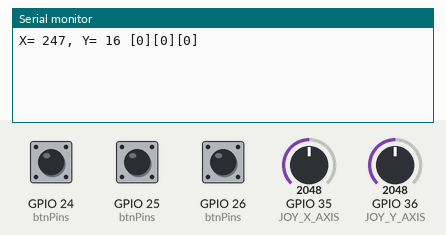
Simulated run of this sketch. Board: ESP32. On the bench: the last lines printed to the serial monitor. The inputs (shaded band) are chosen by the test bench; at power-on: GPIO 35 (JOY_X_AXIS) = 2048, GPIO 36 (JOY_Y_AXIS) = 2048, GPIO 24 (btnPins) HIGH, GPIO 25 (btnPins) HIGH, GPIO 26 (btnPins) HIGH.

Above: at 1.2 s.
1.3 s: GPIO 35 (JOY_X_AXIS) set to 2866
At 1.7 s:
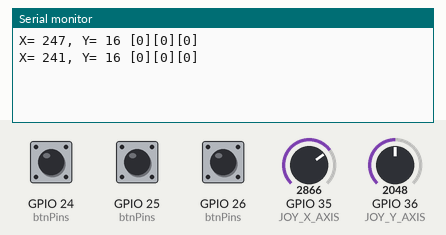
2.8 s: GPIO 36 (JOY_Y_AXIS) set to 2866
At 4.0 s:
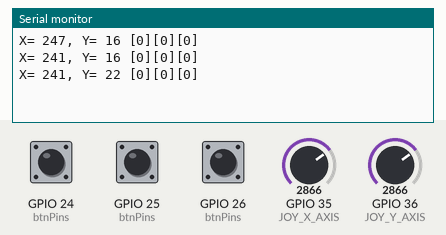
4.3 s: GPIO 24 (btnPins) pulled LOW for 0.15 s
At 5.6 s:
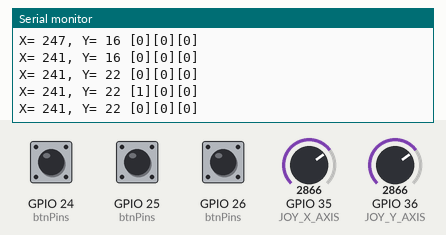
5.9 s: GPIO 25 (btnPins) pulled LOW for 0.15 s
At 7.1 s:
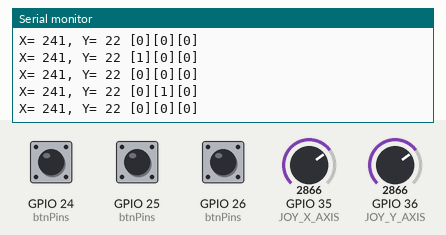
7.5 s: GPIO 26 (btnPins) pulled LOW for 0.15 s
At 8.5 s:
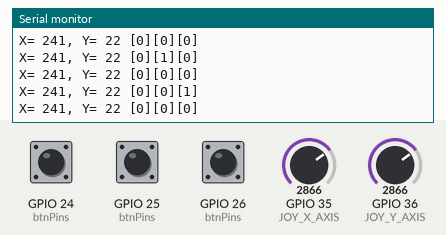
9.1 s: GPIO 35 (JOY_X_AXIS) set to 3603
At 9.6 s:
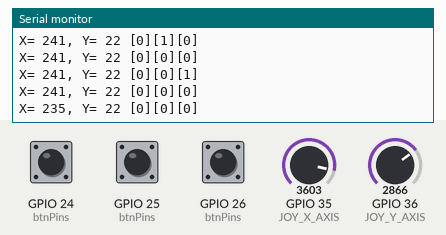
Timing chart, 0 to 11.6 s (numbered marks = the images above; inputs shaded):
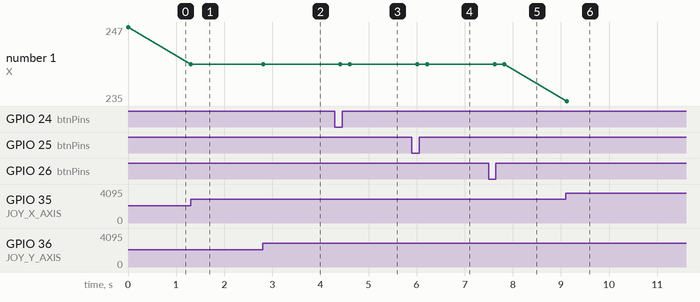

The sketch:

stick.ino
```cpp
#include "xts_dev_joystick.h"

Joystick joystick;

void setup() {
    joystick.setup();

    Serial.begin(115200);
}

void loop() {
    joystick.poll();

    if ( joystick.hasChangedState() ) {
        Serial.println( joystick.toString() );
    }

    delay(100);
}
```

xts_dev_joystick.cpp
```cpp
/**
 * Joystick class impl.
 *
 * Xtase - fgalliat @Mar 2020
 */

#include <Arduino.h>

#include "xts_dev_joystick.h"

// private symbols
bool Joystick::incDebounce(int idx) {
    if ( debounce[idx] >= debounceMax ) { return false; }
    debounce[idx]++;
    if ( debounce[idx] >= debounceMax ) { return true; }
    return false;
}

bool Joystick::decDebounce(int idx) {
    if ( debounce[idx] <= 0x00 ) { return false; }
    debounce[idx]--;
    if ( debounce[idx] <= 0x00 ) { return true; }
    return false;
}
uint8_t Joystick::readAxis(int pin) {
    int v = analogRead( pin );
    // v /= 128; // 0..1024 -> 0..8
    v = v >> 7; // div128 : 0..1024 -> 0..8
    return v;
}

// public symbols
Joystick::Joystick() {
    memset( debounce, 0x00, 2 + nbBtns );
    memset( states, 0x00, 2 + nbBtns );
    lastX = 3;
    lastY = 3;
}

bool Joystick::setup() {
    for(int i=0; i < nbBtns; i++) {
        pinMode( btnPins[i] , INPUT_PULLUP);
    }
    pinMode(JOY_X_AXIS, INPUT);
    pinMode(JOY_Y_AXIS, INPUT);
    return true;
}

// 0..7 - can be used w/o polling ....
uint8_t Joystick::readX() {
    return 7 - readAxis( JOY_X_AXIS );
}
uint8_t Joystick::readY() {
    return readAxis( JOY_Y_AXIS );
}

void Joystick::poll() {
    changedState = false;
    for(int i=0; i < nbBtns; i++) {
        if ( digitalRead( btnPins[i] ) == LOW ) {
            changedState |= incDebounce(2+i);
        } else {
            changedState |= decDebounce(2+i);
        }
    }
    uint8_t vx = readX();
    uint8_t vy = readY();
    debounce[0] = vx;
    debounce[1] = vy;

    if ( lastX != vx || lastY != vy ) {
        changedState = true;
        lastX = vx;
        lastY = vy;
    }

    states[0] = debounce[0];
    states[1] = debounce[1];
    for(int i=0; i < nbBtns; i++) {
        states[2+i] = debounce[2+i] >= debounceMax ? 1 : 0;
        // states[2+i] = debounce[2+i];
    }
}

uint8_t* Joystick::getState() { return states; }

bool Joystick::isDirLeft() {
    return states[0] <= 1;
}

bool Joystick::isDirRight() {
    return states[0] >= 6;
}

bool Joystick::isDirUp() {
    return states[1] <= 1;
}

bool Joystick::isDirDown() {
    return states[1] >= 6;
}

bool Joystick::isBtn0() {
    return states[2] >= 1;
}

bool Joystick::isBtn1() {
    return states[3] >= 1;
}

bool Joystick::isBtn3() {
    return states[4] >= 1;
}

bool Joystick::hasChangedState() {
    return changedState;
}


char _str[64+1];
char* Joystick::toString() {
    memset(_str, 0x00, 64+1);
    sprintf(_str, "X= %d, Y= %d [%d][%d][%d]", states[0], states[1], states[2], states[3], states[4]);
    return _str;
}
```

xts_dev_joystick.h
```cpp
/**
 * Joystick class
 *
 * Analog Stick (2 Axis) + 3 btns
 *
 * Xtase - fgalliat @Mar 2020
 */

#define JOY_X_AXIS 35
#define JOY_Y_AXIS 36
// Joystick integrated push button
#define JOY_BTN0  24
#define JOY_BTN1  25
#define JOY_BTN2  26


class Joystick {

    private:
      static const int nbBtns = 3;
      uint8_t btnPins[nbBtns] = {
          JOY_BTN0, JOY_BTN1, JOY_BTN2
      };

      // value to adjust
      uint8_t debounceMax = 2; // for 100ms latency
      bool changedState = false;
      uint8_t lastX,lastY;

      uint8_t debounce[2 + nbBtns]; // [x][y][...] are not debounce values
      uint8_t states[2 + nbBtns];

      bool incDebounce(int idx);
      bool decDebounce(int idx);
      uint8_t readAxis(int pin);

    public:
        Joystick();

        bool setup();

        // 0..7
        uint8_t readX();
        uint8_t readY();

        void poll();

        uint8_t* getState();

        bool isDirLeft();
        bool isDirRight();
        bool isDirUp();
        bool isDirDown();
        bool isBtn0();
        bool isBtn1();
        bool isBtn3();
        bool hasChangedState();

        char* toString();
};
```

Measured:
- after the input at 1.3 s, the serial monitor: prints a new line at once (image 1)
- after the input at 2.8 s, the serial monitor: prints a new line at once (image 2)
- after the input at 4.3 s, the serial monitor: prints a new line after 0.11 s (image 3)
- after the input at 5.9 s, the serial monitor: prints a new line after 0.12 s (image 4)
- after the input at 7.5 s, the serial monitor: prints a new line after 0.12 s (image 5)
- after the input at 9.1 s, the serial monitor: prints a new line at once (image 6)
- plotted number 1: 247 → 241 after the input at 1.3 s, 241 → 235 after the input at 9.1 s
